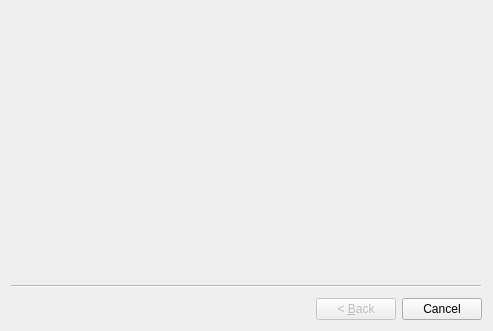
<?xml version="1.0" encoding="UTF-8"?>
<ui version="4.0">
 <class>Wizard</class>
 <widget class="QWizard" name="Wizard">
  <property name="geometry">
   <rect>
    <x>0</x>
    <y>0</y>
    <width>493</width>
    <height>331</height>
   </rect>
  </property>
  <property name="windowTitle">
   <string>Wizard</string>
  </property>
 </widget>
 <resources/>
 <connections/>
</ui>
